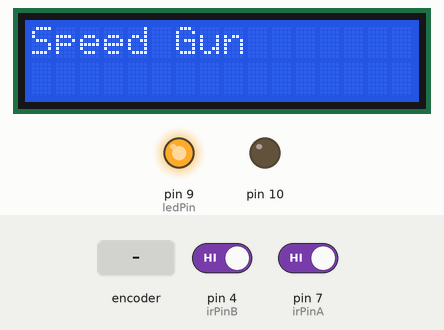
Simulated run of this sketch. Board: Arduino Uno, built with avr-gcc and run on an emulated ATmega328P. On the bench: 16×2 character LCD, output pins drawn as LEDs (lit = HIGH). Inputs (shaded band) come from the test bench; at power-on: pin 4 (irPinB) HIGH, pin 7 (irPinA) HIGH. Pins used as bus, display or sensor lines are not drawn; what the sketch prints to the serial monitor is not drawn.

Above: at 0.1 s.
3.3 s: rotary encoder on pin 7 (irPinA) / pin 4 (irPinB) turned 1 step (first pin leading)
At 4.8 s:
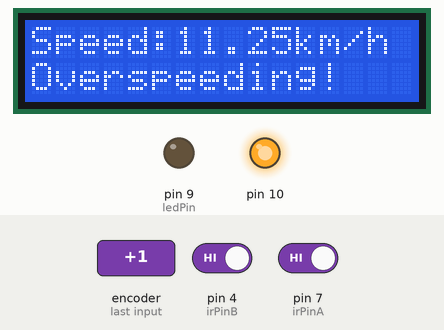
6.5 s: rotary encoder on pin 7 (irPinA) / pin 4 (irPinB) turned 2 steps (second pin leading)
At 8.0 s:
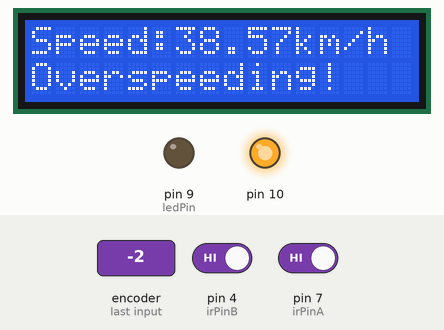
9.9 s: rotary encoder on pin 7 (irPinA) / pin 4 (irPinB) turned 1 step (first pin leading)
At 13.3 s:
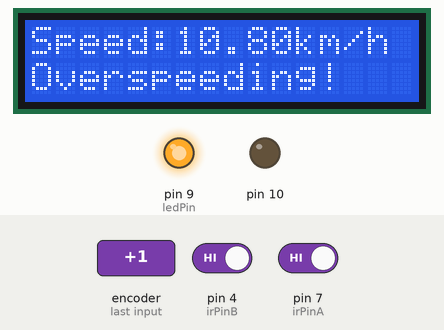
Timing chart, 0 to 14.8 s (numbered marks = the images above; inputs shaded):
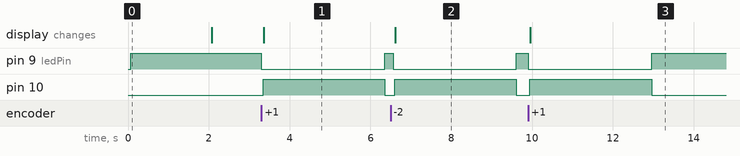

The sketch:

speeduino.ino
```cpp
#include <Wire.h>
#include <LiquidCrystal_I2C.h>

LiquidCrystal_I2C lcd(0x27, 16, 2); // 16x2 LCD at I2C address 0x27

const int ledPin = 9;   // LED indicator
byte irPinA = 7;        // First IR sensor pin
byte irPinB = 4;        // Second IR sensor pin

byte irValA;
byte irValB;

unsigned long timeFirst = 0;   // Time when first sensor is triggered
unsigned long timeSecond = 0;  // Time when second sensor is triggered
float diff;                    // Time difference
float spd;                     // Speed result

// Adjust this constant according to your sensor spacing!
// Formula: (distance_mm * 3600) / 1000
float speedConst = 270;  // Example: 75 mm spacing → 270

void setup() {
  // LCD setup
  lcd.init();
  lcd.backlight();

  // Pin setup
  pinMode(ledPin, OUTPUT);
  pinMode(5, OUTPUT);   // powering sensor A
  pinMode(6, OUTPUT);   // powering sensor B
  pinMode(irPinA, INPUT);
  pinMode(irPinB, INPUT);
  pinMode(10,OUTPUT);

  // Start with LED ON (ready state)
  digitalWrite(ledPin, HIGH);

  // Startup message
  lcd.setCursor(0,0);
  lcd.print("Speed Gun");
  delay(2000);
  lcd.clear();

  // Serial monitor for debugging
  Serial.begin(9600);
}

void loop() {
  // Power sensors
  digitalWrite(5, HIGH);
  digitalWrite(6, HIGH);

  // Read sensors
  irValA = digitalRead(irPinA);
  irValB = digitalRead(irPinB);

  // Detect first sensor
  if (irValA == LOW && timeFirst == 0) {
    timeFirst = millis();
    digitalWrite(ledPin, LOW); // turn LED off while measuring
    Serial.println("First sensor triggered");
  }

  // Detect second sensor, only if first already triggered
  if (irValB == LOW && timeFirst > 0 && timeSecond == 0) {
    timeSecond = millis();
    diff = timeSecond - timeFirst;

    if (diff > 0) {
      spd = speedConst / diff; // calculate speed

      // Display on LCD
      lcd.clear();
      lcd.setCursor(0,0);
      lcd.print("Speed:");
      lcd.print(spd);
      lcd.print("km/h");

      // Debug to Serial
      Serial.print("timeFirst = ");
      Serial.println(timeFirst);
      Serial.print("timeSecond = ");
      Serial.println(timeSecond);
      Serial.print("diff = ");
      Serial.println(diff);
      Serial.print("Speed = ");
      Serial.println(spd);
      if(spd > 8){ //set off a buzzer if speed is over 8km/h(can be any speed you want)
        digitalWrite(10,HIGH);
        lcd.setCursor(0,1);
        lcd.print("Overspeeding!");
        delay(3000);
        digitalWrite(10,LOW);


      }
    }

    // Reset for next object
    timeFirst = 0;
    timeSecond = 0;

    digitalWrite(ledPin, HIGH); // LED back on

  }
}
```

Measured:
- after the input at 3.3 s, pin 9 (ledPin): HIGH → LOW at once, → HIGH 3.1 s later; pin 10: LOW → HIGH at once, → LOW 3.0 s later; the display: changes after 0.06 s (image 1)
- after the input at 6.5 s, pin 9 (ledPin): HIGH → LOW after 0.07 s, → HIGH 3.0 s later; pin 10: LOW → HIGH after 0.10 s, → LOW 3.0 s later; the display: changes after 0.11 s (image 2)
- after the input at 9.9 s, pin 9 (ledPin): HIGH → LOW at once, → HIGH 3.1 s later; pin 10: LOW → HIGH at once, → LOW 3.0 s later; the display: changes after 0.06 s (image 3)
